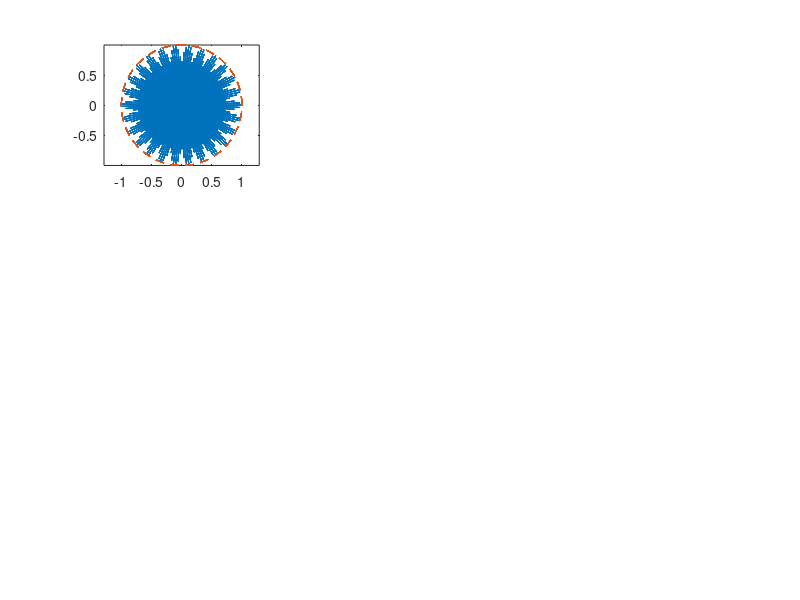

MATLAB code to generate this figure: (Note: this script raises an error after producing the figure.)
close all
clear all
clc

% Suppose time is in milisecs
npoints = 1500;
Fs      = 50;			% Sampling period

% 5 secs in intervals of Fs milisecs
t       = (0:npoints-1).*(1/Fs);	% Time vector

% Parameters of the different signals
signals = 9;
freq0   = 1;
freq1   = 13;
freq    = freq0 + (freq1-freq0).*rand(signals,1);
freq 	= round(freq);

% Circle of radius 1
r=1;
x0=0;
y0=0;
circ = [x0 + r*cos(2.*pi.*t);
        y0 + r*sin(2.*pi.*t)];
    

g = ones(signals,npoints);

figure
hold on 
for ff = 1:length(freq)
	w = freq(ff);
	g(ff,:) = cos(2.*pi.*w.*t);

	% Signal in circle
	om = 1./w;
	gc = g(ff,:).*exp(-2.*pi.*1i.*om.*t);

	subplot(3,3,ff)
	plot(real(gc),imag(gc))
	hold on
	plot(circ(1,:),circ(2,:),'--')
	axis equal;
	xline(0,'--k');
	yline(0,'--k');
	title(['Frequency = ',num2str(w)])
end

% Fourier transform of the signal
g = g';
G = sum(g,2);

% Plot the sum of signals
figure
plot(Fs.*t,G)

% Compute Fourier transform and show the frequencies
Ghat = fft(G);
freq_domain = Fs*(0:length(Ghat)-1)/length(Ghat);

figure
plot(freq_domain,abs(Ghat))
hold on
for ff = 1:length(freq)
	xline(freq(ff),'--k');
end

% Center Fourier to remove signal's negative frequencies
fshift = (-npoints/2:npoints/2-1)*(Fs/npoints);
Ghatshift = fftshift(Ghat);

figure
plot(fshift,abs(Ghatshift))